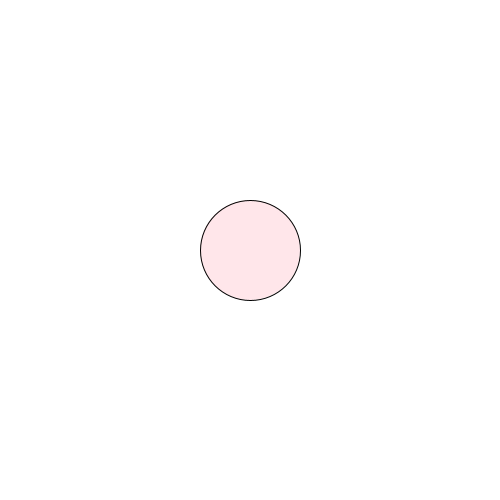
Frame 1 (no input)
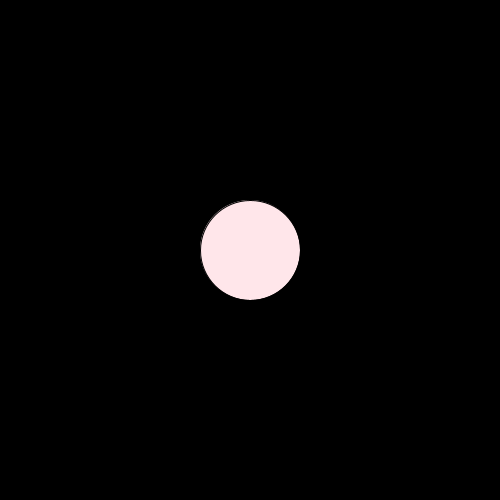
Frame 60 (the mouse pressed at the canvas centre just before this capture)
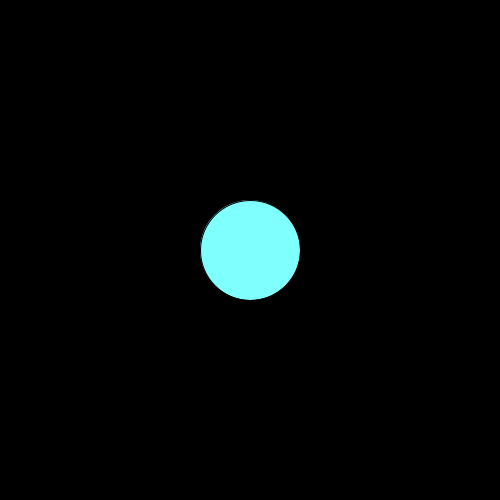
Frame 120 (the mouse held since frame 60 and released just before this capture)

The Processing sketch that drew these frames (run headless with seeded random() and noise(); from frame 60 on, the mouse is pressed at the canvas centre):

// Processing sketch: week3
// ── week3.pde
 
 int circleSize;
 int xPos, yPos;
 color circleColor, bgColor;
 
 boolean isCircleOn;
 
 int distance;
 
 void setup(){
 
   size (500,500);
   bgColor = color(255,255,255);
   background(bgColor);
   
   xPos = width/2;
   yPos = height/2;
   
   circleSize=100;
 }
 
 void draw(){
 
   distance = int(dist(xPos, yPos, mouseX, mouseY));
   background(bgColor);
 
 if(distance<circleSize/2){
   circleColor = color(128, 255, 255);
   }else{circleColor= color(255,230,234);
     }
 if(distance<circleSize/2 && mousePressed){
   bgColor=255;
   }else{bgColor = 100;
     }
   if(isCircleOn == true){
     bgColor = 255;
   }else {bgColor = 0;}
   
   
   fill(circleColor);
 ellipse(xPos, yPos, circleSize, circleSize);
 
 
 }
 
 void mousePressed(){
   if(distance<circleSize/2){
     isCircleOn = !isCircleOn;
     println(isCircleOn);
   }
 }
 
